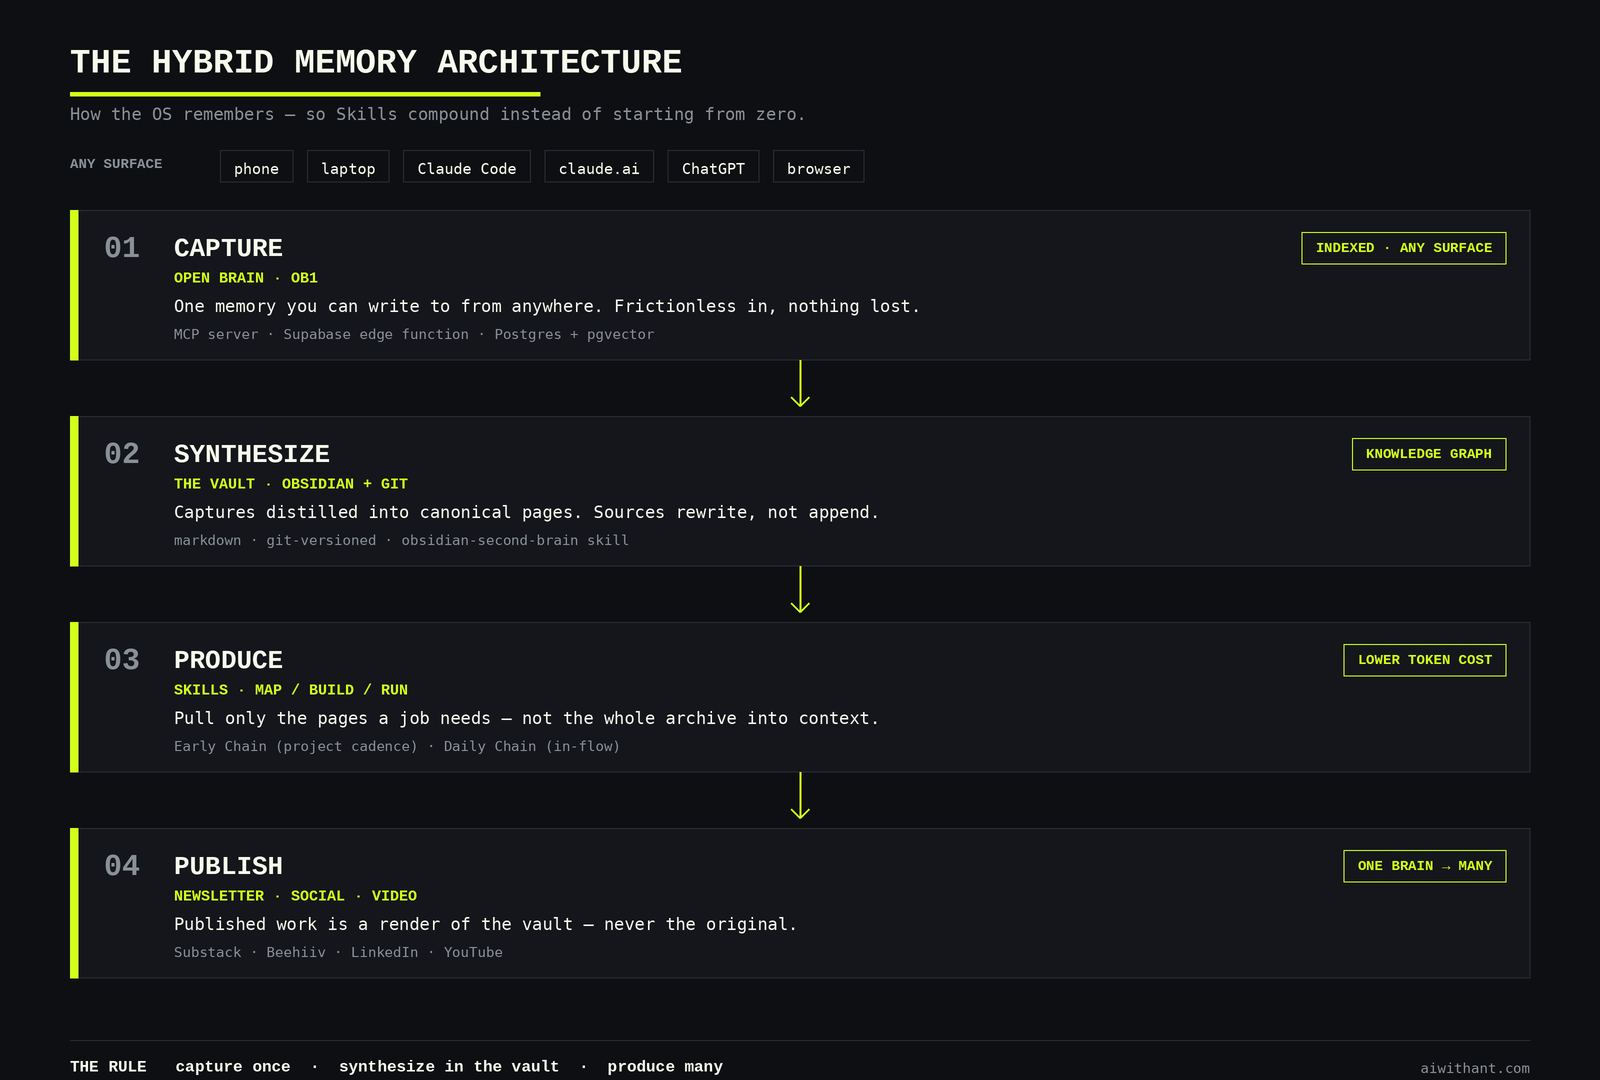

Reproduce this figure in Python.
#!/usr/bin/env python3
"""Render the hybrid memory architecture diagram in the AI with Ant palette.

Output: diagrams/hybrid-memory-architecture.png
Run:    python3 diagrams/hybrid-memory-architecture.py
"""
from pathlib import Path
from PIL import Image, ImageDraw, ImageFont

# --- Brand palette --------------------------------------------------------
INK     = (14, 15, 18)      # #0E0F12 background
PANEL   = (20, 22, 27)      # box fill
BORDER  = (42, 45, 52)      # box border
CREAM   = (247, 250, 237)   # #F7FAED primary text
MUTED   = (138, 144, 152)   # secondary text
LIME    = (212, 255, 26)    # #D4FF1A accent (used sparingly)

S = 2  # supersample factor for crisp text
W, H = 1600 * S, 1080 * S
MARGIN = 70 * S

FONTS = {
    "reg":  "/usr/share/fonts/truetype/dejavu/DejaVuSansMono.ttf",
    "bold": "/usr/share/fonts/truetype/liberation/LiberationMono-Bold.ttf",
}


def font(kind, px):
    return ImageFont.truetype(FONTS[kind], px * S)


img = Image.new("RGB", (W, H), INK)
d = ImageDraw.Draw(img)


def text(xy, s, f, fill, anchor="la"):
    d.text(xy, s, font=f, fill=fill, anchor=anchor)


def tw(s, f):
    return d.textlength(s, font=f)


# --- Title ----------------------------------------------------------------
text((MARGIN, 44 * S), "THE HYBRID MEMORY ARCHITECTURE", font("bold", 34), CREAM)
# lime underline accent (the one lime element up top)
d.rectangle([MARGIN, 92 * S, MARGIN + 470 * S, 96 * S], fill=LIME)
text((MARGIN, 104 * S),
     "How the OS remembers — so Skills compound instead of starting from zero.",
     font("reg", 17), MUTED)

# --- Surfaces row ---------------------------------------------------------
sy = 156 * S
text((MARGIN, sy), "ANY SURFACE", font("bold", 14), MUTED)
chips = ["phone", "laptop", "Claude Code", "claude.ai", "ChatGPT", "browser"]
cx = MARGIN + 150 * S
for c in chips:
    w = tw(c, font("reg", 15)) + 28 * S
    d.rectangle([cx, sy - 6 * S, cx + w, sy + 26 * S], outline=BORDER, width=S)
    text((cx + 14 * S, sy + 4 * S), c, font("reg", 15), CREAM)
    cx += w + 14 * S

# --- Layer boxes ----------------------------------------------------------
BX0, BX1 = MARGIN, W - MARGIN
BOX_H = 150 * S
GAP = 56 * S
start = 210 * S

layers = [
    ("01", "CAPTURE", "OPEN BRAIN · OB1",
     "One memory you can write to from anywhere. Frictionless in, nothing lost.",
     "MCP server · Supabase edge function · Postgres + pgvector",
     "INDEXED · ANY SURFACE"),
    ("02", "SYNTHESIZE", "THE VAULT · OBSIDIAN + GIT",
     "Captures distilled into canonical pages. Sources rewrite, not append.",
     "markdown · git-versioned · obsidian-second-brain skill",
     "KNOWLEDGE GRAPH"),
    ("03", "PRODUCE", "SKILLS · MAP / BUILD / RUN",
     "Pull only the pages a job needs — not the whole archive into context.",
     "Early Chain (project cadence) · Daily Chain (in-flow)",
     "LOWER TOKEN COST"),
    ("04", "PUBLISH", "NEWSLETTER · SOCIAL · VIDEO",
     "Published work is a render of the vault — never the original.",
     "Substack · Beehiiv · LinkedIn · YouTube",
     "ONE BRAIN → MANY"),
]


def chevron(cy):
    cxm = (BX0 + BX1) // 2
    d.line([cxm, cy, cxm, cy + GAP - 10 * S], fill=LIME, width=2 * S)
    s = 9 * S
    d.line([cxm - s, cy + GAP - 10 * S - s, cxm, cy + GAP - 10 * S], fill=LIME, width=2 * S)
    d.line([cxm + s, cy + GAP - 10 * S - s, cxm, cy + GAP - 10 * S], fill=LIME, width=2 * S)


y = start
for i, (num, name, tool, desc, tech, tag) in enumerate(layers):
    d.rectangle([BX0, y, BX1, y + BOX_H], fill=PANEL, outline=BORDER, width=S)
    # left lime accent bar (one lime element per box)
    d.rectangle([BX0, y, BX0 + 8 * S, y + BOX_H], fill=LIME)
    tx = BX0 + 34 * S
    text((tx, y + 22 * S), num, font("bold", 30), MUTED)
    text((tx + 70 * S, y + 24 * S), name, font("bold", 26), CREAM)
    text((tx + 70 * S, y + 60 * S), tool, font("bold", 15), LIME)
    text((tx + 70 * S, y + 86 * S), desc, font("reg", 17), CREAM)
    text((tx + 70 * S, y + 116 * S), tech, font("reg", 14), MUTED)
    # benefit tag, right-aligned outline pill
    tf = font("bold", 14)
    pw = tw(tag, tf) + 28 * S
    px1 = BX1 - 24 * S
    px0 = px1 - pw
    d.rectangle([px0, y + 22 * S, px1, y + 54 * S], outline=LIME, width=S)
    text(((px0 + px1) / 2, y + 38 * S), tag, tf, LIME, anchor="mm")
    if i < len(layers) - 1:
        chevron(y + BOX_H)
    y += BOX_H + GAP

# --- Footer: the rule -----------------------------------------------------
fy = y + 6 * S
d.line([MARGIN, fy, W - MARGIN, fy], fill=BORDER, width=S)
rule = "THE RULE   capture once  ·  synthesize in the vault  ·  produce many"
text((MARGIN, fy + 18 * S), rule, font("bold", 16), CREAM)
text((W - MARGIN, fy + 20 * S), "aiwithant.com", font("reg", 14), MUTED, anchor="ra")

# --- Save -----------------------------------------------------------------
out = Image.new("RGB", (W, H), INK)
out.paste(img, (0, 0))
out = out.resize((W // S, H // S), Image.LANCZOS)
dest = Path(__file__).with_name("hybrid-memory-architecture.png")
out.save(dest, "PNG")
print("wrote", dest)
